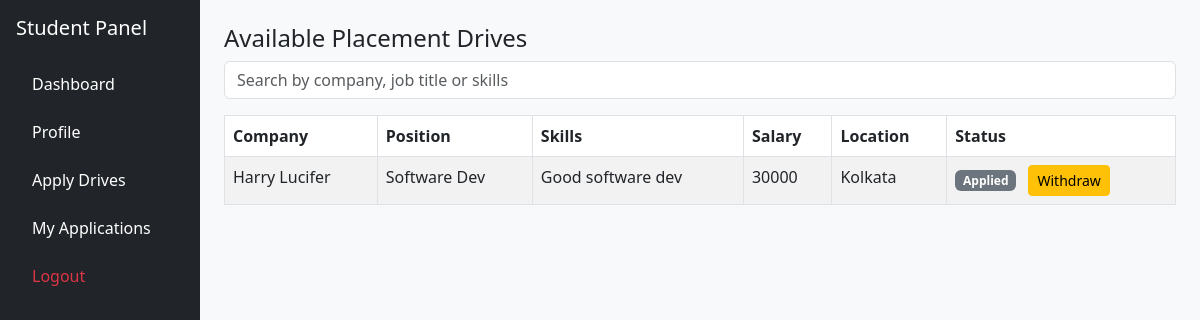
/student/drives (signed in), run on the app's committed database.
### application/models.py (models this page shows)
class Drive(db.Model):
    id = db.Column(db.Integer, primary_key=True)
    companyId = db.Column(db.Integer, db.ForeignKey('company.id'), nullable=False)
    title = db.Column(db.String(100), nullable=False)
    description = db.Column(db.Text, nullable=True)
    eligibilityCriteria = db.Column(db.Text, nullable=True)
    salary = db.Column(db.String(50), nullable=True)
    skillsRequired = db.Column(db.String(200), nullable=True)
    experienceRequired = db.Column(db.String(50), nullable=True)
    applicationDeadline = db.Column(db.DateTime, nullable=False)
    vacancy = db.Column(db.Integer, nullable=False)
    location = db.Column(db.String(100), nullable=True)
    hiringStatus = db.Column(db.String(50), nullable=False, default="Hiring")
    adminStatus = db.Column(db.String(50), nullable=False, default="Pending")
    applications = db.relationship('Application', backref='drive', lazy=True)
    interviewrounds = db.Column(db.Integer, nullable=False, default=2)

class Company(db.Model, UserMixin):
    id = db.Column(db.Integer, primary_key=True)
    username = db.Column(db.String(100), unique=True, nullable=False)
    email = db.Column(db.String(120), unique=True, nullable=False)
    name = db.Column(db.String(100), unique=True, nullable=False)
    password = db.Column(db.String(128), nullable=False)
    category = db.Column(db.String(50), nullable=False) # Gold, Silver, etc.
    scale = db.Column(db.String(50), nullable=False)    # MNC, Startup, etc.
    description = db.Column(db.Text, nullable=True)
    placementHistory = db.Column(db.Text, nullable=True)
    address = db.Column(db.String(100), nullable=True)
    locations = db.Column(db.String(200), nullable=True)
    website = db.Column(db.String(100), nullable=True)
    contactName = db.Column(db.String(100), nullable=True)
    contactEmail = db.Column(db.String(120), nullable=True)
    status = db.Column(db.String(50), nullable=False, default="Pending")
    isBlacklisted = db.Column(db.Boolean, nullable=False, default=False)
    drives = db.relationship('Drive', backref='company', lazy=True)

### application/controllers.py (the view)
@app.route("/student/drives")
@login_required
def student_drives():
    if current_user.type != "student":
        return redirect("/login")
    search = request.args.get("search")
    if search:
        drives = Drive.query.join(Company).filter(
            (Company.name.ilike(f"%{search}%")) |
            (Drive.title.ilike(f"%{search}%")) |
            (Drive.skillsRequired.ilike(f"%{search}%"))
        ).all()
    else:
        drives = Drive.query.all()
    applications = Application.query.filter_by(
        studentId=current_user.student.id
    ).all()
    applied = {}
    for app in applications:
        applied[app.driveId] = app.status
    return render_template(
        "applydrives.html",
        drives=drives,
        applied=applied
    )

### app.py (called while the page is built)
def create_app():
    app = Flask(__name__)
    app.config['SECRET_KEY'] = "afgjke12359754iloyuremane45j"
    app.config['SQLALCHEMY_DATABASE_URI'] = 'sqlite:///placement_portal.sqlite3'
    app.config['SQLALCHEMY_TRACK_MODIFICATIONS'] = False
    app.debug = True
    db.init_app(app)
    login_manager.init_app(app)
    login_manager.login_view = "login"
    @login_manager.user_loader
    def load_user(user_id):
        if not user_id:
            return None
        try:
            uid = int(user_id)
        except Exception:
            return None
        user = User.query.get(uid)
        if user:
            return user
        return Company.query.get(uid)
    return app

### templates/applydrives.html (shortened to what this page needs)
<!DOCTYPE html>
<html>
<head>
<link href="https://cdn.jsdelivr.net/npm/bootstrap@5.3.0/dist/css/bootstrap.min.css" rel="stylesheet">
</head>
<body class="bg-light">
<div class="container-fluid">
<div class="row">
<div class="col-md-3 col-lg-2 bg-dark text-white min-vh-100 p-3 d-none d-md-block">
<h5 class="mb-4">Student Panel</h5>
<ul class="nav flex-column">
<li class="nav-item mb-2">
<a href="/student" class="nav-link text-white">Dashboard</a>
</li>
<li class="nav-item mb-2">
<a href="/student/profile" class="nav-link text-white">Profile</a>
</li>
<li class="nav-item mb-2">
<a href="/student/drives" class="nav-link text-white">Apply Drives</a>
</li>
<li class="nav-item mb-2">
<a href="/student/applications" class="nav-link text-white">My Applications</a>
</li>
<li class="nav-item">
<a href="/logout" class="nav-link text-danger">Logout</a>
</li>
</ul>
</div>
<div class="col-md-9 col-lg-10 p-4">
<h4>Available Placement Drives</h4>
<form method="GET" class="mb-3">
<input
name="search"
class="form-control"
placeholder="Search by company, job title or skills"
value="{{request.args.get('search','')}}"
required
minlength="2"
maxlength="60"
pattern="[A-Za-z0-9\s\.\-]+"
title="Enter 2–60 characters. Only letters, numbers, spaces, dots, and hyphens allowed">
</form>
<table class="table table-bordered table-striped">
<thead>
<tr>
<th>Company</th>
<th>Position</th>
<th>Skills</th>
<th>Salary</th>
<th>Location</th>
<th>Status</th>
</tr>
</thead>
<tbody>
{% for drive in drives %}
<tr>
<td>{{drive.company.name}}</td>
<td>{{drive.title}}</td>
<td>{{drive.skillsRequired}}</td>
<td>{{drive.salary}}</td>
<td>{{drive.location}}</td>
<td>
{% if drive.id in applied %}
    {% if applied[drive.id] == "Applied" %}
        <span class="badge bg-secondary">Applied</span>
        <a href="/student/revert/{{drive.id}}"
        class="btn btn-warning btn-sm ms-2"
        onclick="return confirm('Withdraw application?')">
        Withdraw
        </a>
    {% elif applied[drive.id] == "Shortlisted" %}
        <span class="badge bg-warning text-dark">Shortlisted</span>
    {% elif applied[drive.id] == "Selected" %}
        <span class="badge bg-success">Selected</span>
    {% elif applied[drive.id] == "Rejected" %}
        <span class="badge bg-danger">Rejected</span>
        <a href="/student/revert/{{drive.id}}"
        class="btn btn-secondary btn-sm ms-2">
        Clear
        </a>
    {% endif %}
{% else %}
<a href="/student/apply/{{drive.id}}"
class="btn btn-success btn-sm">
Apply
</a>
{% endif %}
</td>
</tr>
{% endfor %}
</tbody>
</table>
</div>
</div>
</div>
</body>
</html>

### data on the page
Drive: company.name "Harry Lucifer", title "Software Dev", skillsRequired "Good software dev", salary "30000", location "Kolkata"
